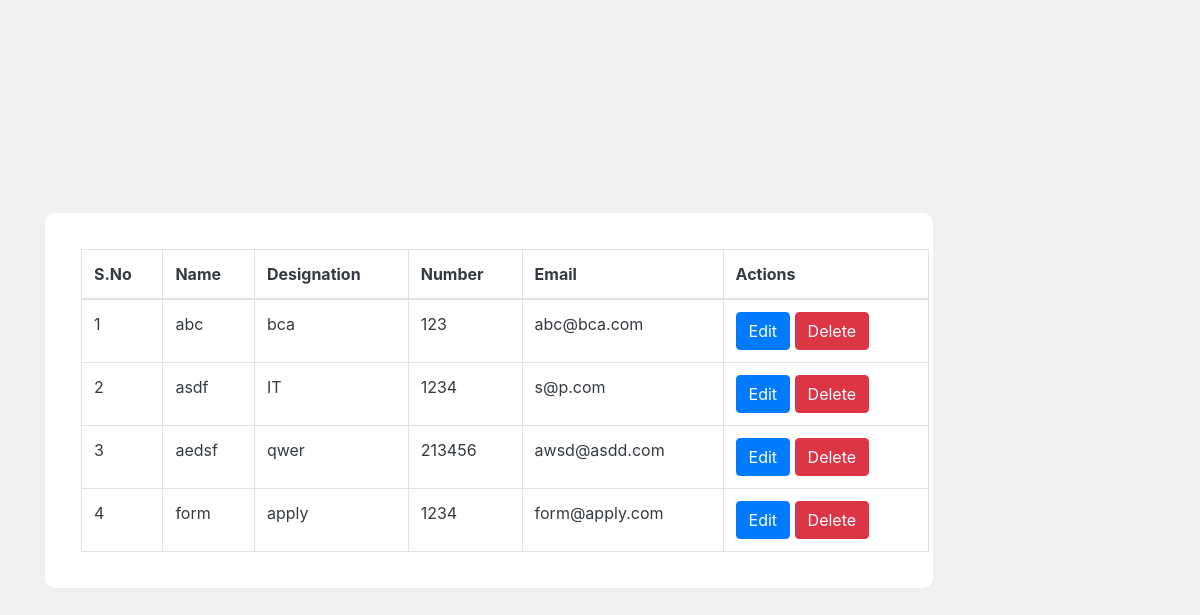
Page /view_users/ on the committed database.
### app/models.py (models this page shows, shortened)
class Application(models.Model):
    name = models.CharField(max_length=100)
    designation = models.CharField(max_length=100)
    number = models.CharField(max_length=50)
    email = models.EmailField(null=True)

### app/views.py (the view)
# urls.py: path('view_users/', views.view_users, name='view_users'),  # URL for viewing all users
def view_users(request):
    applications = Application.objects.all()
    return render(request,'users_view.html',{'applications':applications})

### template/users_view.html (shortened to what this page needs)
<!DOCTYPE html>
<html lang="en">
<head>
    <link rel="stylesheet" href="https://cdn.jsdelivr.net/npm/bootstrap@4.6.2/dist/css/bootstrap.min.css">
</head>
<body>
    <div class="container">
        <div class="view_div">
            <table class="table table-hover table-bordered p-3 m-3 bg-powerblue text-dark">
                <thead>
                    <th>S.No</th>
                    <th>Name</th>
                    <th>Designation</th>
                    <th>Number</th>
                    <th>Email</th>
                    <th>Actions</th>
                </thead>
                <tbody>
                    {% for application in applications %}
                    <tr>
                        <td>{{ forloop.counter }}</td>
                        <td>{{ application.name }}</td>
                        <td>{{ application.designation }}</td>
                        <td>{{ application.number }}</td>
                        <td>{{ application.email }}</td>
                        <td>
                            <form method="post" action="{% url 'edit_user' application.id %}" style="display: inline-block;">
                                <button type="submit" class="btn btn-primary">Edit</button>
                            </form>
                            <form method="post" action="{% url 'delete_user' application.id %}" style="display: inline-block;">
                                <button type="submit" class="btn btn-danger">Delete</button>
                            </form>
                        </td>
                    </tr>
                    {% endfor %}
                </tbody>
            </table>
        </div>
    </div>
</body>
</html>

### template/users_view.html (style rules this page uses)
body { display: flex; justify-content: center; align-items: center; height: 100vh; background-color: #f0f0f0; }
.view_div { width: 80%; background-color: white; border-radius: 10px; padding: 20px; }

### rows in the picture
Application: name "abc", designation "bca", number "123", email "abc@bca.com"
Application: name "asdf", designation "IT", number "1234", email "s@p.com"
Application: name "aedsf", designation "qwer", number "213456", email "awsd@asdd.com"
Application: name "form", designation "apply", number "1234", email "form@apply.com"
